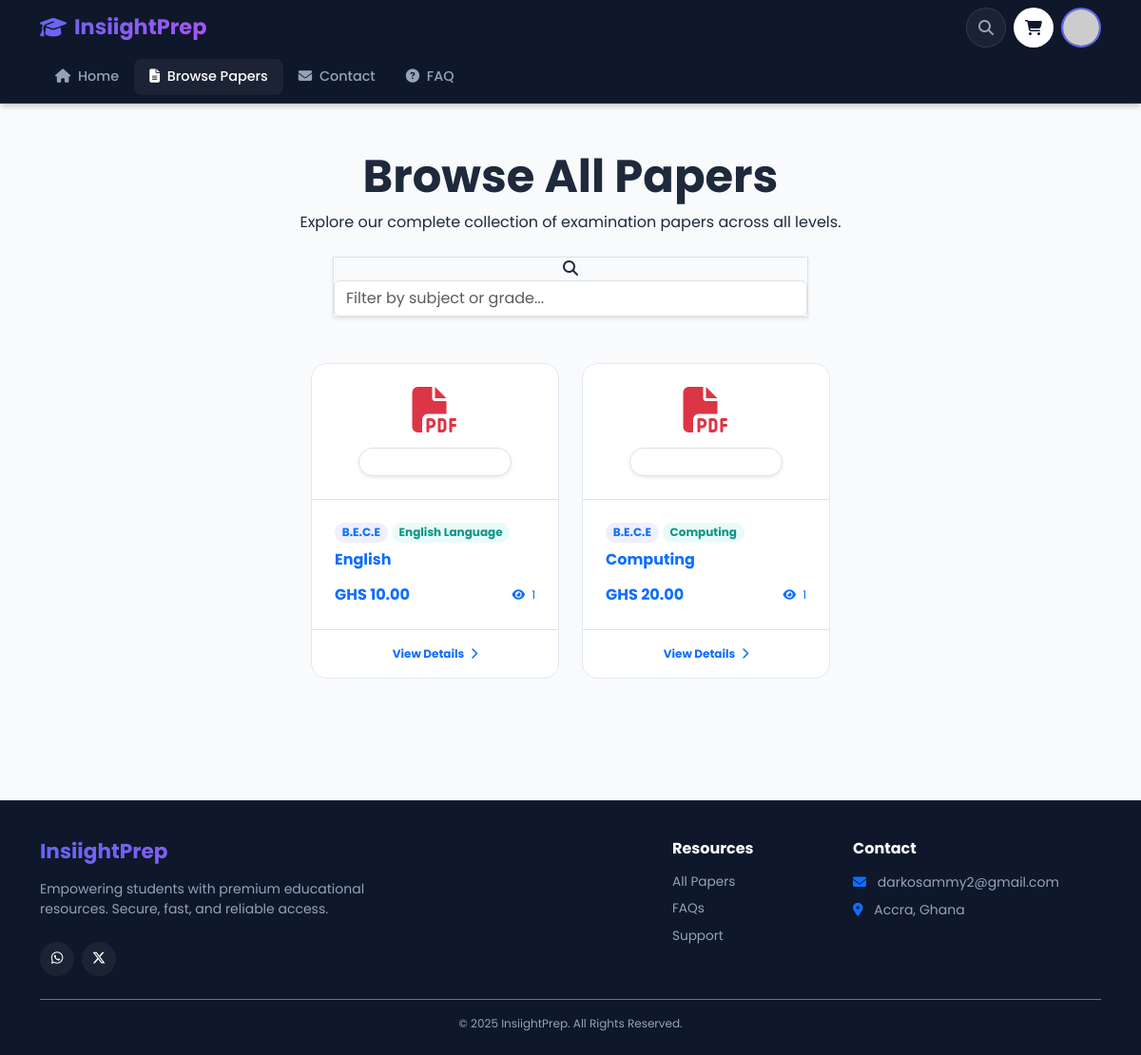
The app's page /papers/ (signed in), older data.
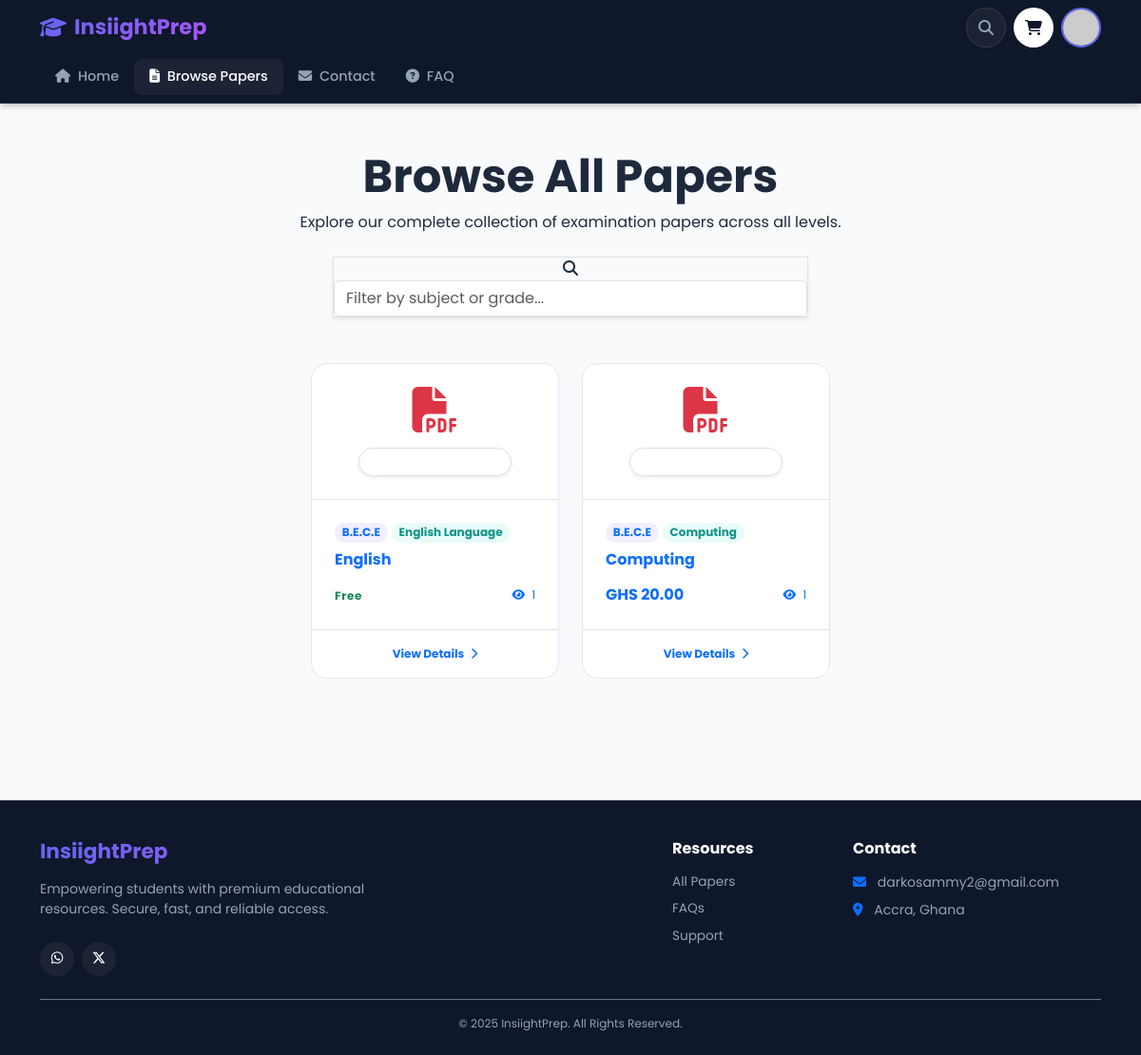
The same page, newer data.
### shop/models.py (models this page shows, shortened)
class QuestionPaper(models.Model):
    title = models.CharField(max_length=200)
    description = models.TextField(blank=True)
    class_level = models.ForeignKey(Classes, related_name='papers', on_delete=models.PROTECT)
    term = models.ForeignKey(Term, related_name='papers', on_delete=models.PROTECT)
    subject = models.ForeignKey(Subject, related_name='papers', on_delete=models.PROTECT)
    slug = models.SlugField(max_length=200, unique=True, blank=True)
    year = models.IntegerField(default=timezone.now().year)
    exam_type = models.CharField(
        max_length=50,
        choices=[
            ('midterm', 'Mid-Term Exam'),
            ('endterm', 'End-Term Exam'),
            ('cat', 'CAT'),
            ('assignment', 'Assignment'),
            ('final', 'Final Exam'),
            ('mock', 'Mock Exam'),
            ('others', 'Others'),
        ],
        default='endterm'
    )
    price = models.DecimalField(max_digits=10, decimal_places=2)
    pdf_file = models.FileField(upload_to='question_papers/', max_length=500)
    password = models.CharField(max_length=50, blank=True)
    is_paid = models.BooleanField(default=True)
    is_available = models.BooleanField(default=True)
    file_size = models.CharField(max_length=20, blank=True, editable=False)
    pages = models.IntegerField(default=1)
    created_at = models.DateTimeField(auto_now_add=True)
    updated_at = models.DateTimeField(auto_now=True)
    views = models.IntegerField(default=0)
    class Meta:
        ordering = ('class_level', 'term', 'subject', 'title')
        verbose_name = 'Question Paper'
        verbose_name_plural = 'Question Papers'
    def get_absolute_url(self):
        return reverse('shop:paper_detail', args=[self.class_level.slug, self.term.slug, self.subject.slug, self.slug])

class Classes(models.Model):
    name = models.CharField(max_length=100, help_text="e.g., JHS 1, Basic 7")
    slug = models.SlugField(max_length=100, unique=True)
    description = models.TextField(blank=True)
    class Meta:
        verbose_name = 'Class (Grade)'
        verbose_name_plural = 'Classes (Grades)'
        ordering = ('name',)

class Subject(models.Model):
    name = models.CharField(max_length=100)
    slug = models.SlugField(max_length=100, unique=True)
    class Meta:
        verbose_name_plural = 'Subjects'
        ordering = ('name',)

### shop/views.py (the view)
# urls.py: path('papers/', views.all_papers, name='all_papers'),
def all_papers(request):
    return render(request, 'shop/all_papers.html', {'papers': QuestionPaper.objects.filter(is_available=True).order_by('-created_at')[:50]})

### shop/cart.py (called while the page is built)
    def __len__(self):
        return sum(item['quantity'] for item in self.cart.values())

### shop/context_processors.py (called while the page is built)
def current_year(request):
    return {
        'current_year': timezone.now().year
    }

def cart(request):
    return {'cart': Cart(request)}

### shop/templates/shop/all_papers.html (shortened to what this page needs)
{% extends 'base.html' %}
{% load static %}
{% block content %}
<div class="container py-5">
    <div class="text-center mb-5 animate__animated animate__fadeIn">
        <h1 class="display-5 fw-bold mb-2">
            <span class="text-primary-gradient">Browse</span> All Papers
        </h1>
        <p class="text-slate-500">Explore our complete collection of examination papers across all levels.</p>
        <div class="mt-4 mx-auto" style="max-width: 500px;">
            <form action="{% url 'shop:search_papers' %}" method="GET">
                <div class="search-container shadow-sm border">
                    <i class="fas fa-search search-icon"></i>
                    <input type="text" name="q" class="form-control search-input" placeholder="Filter by subject or grade..." value="{{ request.GET.q }}">
                </div>
            </form>
        </div>
    </div>
    {% if papers %}
        <div class="row g-4 mb-5 justify-content-center">
            {% for paper in papers %}
                <div class="col-md-6 col-lg-4 col-xl-3 animate__animated animate__fadeInUp" style="animation-delay: {{ forloop.counter0|add:1 }}00ms">
                    <a href="{{ paper.get_absolute_url }}" class="text-decoration-none group">
                        <div class="modern-card h-100 p-0 overflow-hidden">
                            <div class="p-4 bg-slate-50 text-center border-bottom">
                                <i class="fas fa-file-pdf text-danger fa-3x mb-3 animate__animated group-hover:animate__pulse"></i>
                                <div class="badge rounded-pill bg-white text-slate-600 shadow-sm px-3 py-2 border">
                                </div>
                            </div>
                            <div class="p-4">
                                <div class="d-flex gap-1 mb-2 flex-wrap">
                                    <span class="badge bg-primary-soft text-primary x-small rounded-pill">{{ paper.class_level.name }}</span>
                                    <span class="badge bg-teal-soft text-teal x-small rounded-pill">{{ paper.subject.name }}</span>
                                </div>
                                <h6 class="fw-bold text-slate-800 mb-3 group-hover:text-primary transition-colors">
                                    {{ paper.title|truncatechars:45 }}
                                </h6>
                                <div class="d-flex justify-content-between align-items-center mt-auto">
                                    <div>
                                        {% if paper.is_paid %}
                                            <span class="fw-bold text-slate-900">GHS {{ paper.price }}</span>
                                        {% else %}
                                            <span class="text-success fw-bold x-small uppercase tracking-wider">Free</span>
                                        {% endif %}
                                    </div>
                                    <div class="text-slate-400 x-small">
                                        <i class="fas fa-eye me-1"></i> {{ paper.views }}
                                    </div>
                                </div>
                            </div>
                            <div class="p-3 bg-slate-50 border-top text-center x-small fw-bold text-primary">
                                View Details <i class="fas fa-chevron-right ms-1"></i>
                            </div>
                        </div>
                    </a>
                </div>
            {% endfor %}
        </div>
    {% endif %}
</div>
{% endblock %}

### templates/base.html (shortened to what this page needs)
<!DOCTYPE html>
<html lang="en">
<head>
    <link href="https://cdn.jsdelivr.net/npm/bootstrap@5.3.3/dist/css/bootstrap.min.css"
          rel="stylesheet"
>
    <link rel="stylesheet" href="https://cdnjs.cloudflare.com/ajax/libs/font-awesome/6.5.1/css/all.min.css">
    <link rel="stylesheet" href="https://cdn.jsdelivr.net/npm/bootstrap-icons@1.11.3/font/bootstrap-icons.css">
    <link rel="stylesheet" href="https://cdnjs.cloudflare.com/ajax/libs/animate.css/4.1.1/animate.min.css"/>
</head>
<body>
    <header class="header-wrapper">
        <div class="container">
            <div class="d-flex align-items-center justify-content-between py-2">
                <div class="d-flex align-items-center">
                    <a class="navbar-brand d-flex align-items-center" href="{% url 'shop:class_list' %}">
                        <i class="fas fa-graduation-cap me-2 text-primary"></i>
                        InsiightPrep
                    </a>
                </div>
                <div class="d-flex align-items-center gap-2">
                    <a href="{% url 'shop:search_papers' %}" class="header-icon-btn">
                        <i class="fas fa-search"></i>
                    </a>
                    <a href="{% url 'shop:cart_detail' %}" class="header-icon-btn cart-btn">
                        <i class="fas fa-shopping-cart"></i>
                    </a>
                    {% if user.is_authenticated %}
                        <div class="dropdown">
                            <button class="header-icon-btn p-0 overflow-hidden" type="button" data-bs-toggle="dropdown" style="border: 2px solid #6366f1;">
                                {% if user.profile.profile_picture %}
                                    <img src="{{ user.profile.profile_picture.url }}" class="w-100 h-100 object-fit-cover" alt="U">
                                {% else %}
                                    <img src="https://ui-avatars.com/api/?name={{ user.username }}&background=6366f1&color=fff" class="w-100 h-100" alt="U">
                                {% endif %}
                            </button>
                        </div>
                    {% else %}
                        <a href="{% url 'shop:login' %}" class="header-icon-btn">
                            <i class="fas fa-user"></i>
                        </a>
                    {% endif %}
                </div>
            </div>
            <div class="nav-scroll-container">
                <nav class="nav d-flex flex-nowrap align-items-center">
                    <a class="nav-link {% if request.resolver_match.url_name == 'class_list' %}active{% endif %}" href="{% url 'shop:class_list' %}">
                        <i class="fas fa-home me-1"></i> Home
                    </a>
                    <a class="nav-link {% if request.resolver_match.url_name == 'all_papers' %}active{% endif %}" href="{% url 'shop:all_papers' %}">
                        <i class="fas fa-file-alt me-1"></i> Browse Papers
                    </a>
                    <a class="nav-link {% if request.resolver_match.url_name == 'contact_us' %}active{% endif %}" href="{% url 'shop:contact_us' %}">
                        <i class="fas fa-envelope me-1"></i> Contact
                    </a>
                    <a class="nav-link {% if request.resolver_match.url_name == 'faq' %}active{% endif %}" href="{% url 'shop:faq' %}">
                        <i class="fas fa-question-circle me-1"></i> FAQ
                    </a>
                </nav>
            </div>
        </div>
    </header>
    <main class="main-content">
        {% block content %}{% endblock %}
    </main>
    <footer class="footer">
        <div class="container text-center text-lg-start">
            <div class="row g-4">
                <div class="col-lg-4">
                    <a class="footer-brand d-block mb-3 h3 text-decoration-none fw-bold" href="#">InsiightPrep</a>
                    <p class="mb-4 text-slate-400 small">Empowering students with premium educational resources. Secure, fast, and reliable access.</p>
                    <div class="d-flex justify-content-center justify-content-lg-start">
                        <a href="https://wa.me/233542232515" class="social-btn"><i class="fab fa-whatsapp"></i></a>
                        <a href="https://x.com/DarkoSamuel15" class="social-btn"><i class="fab fa-x-twitter"></i></a>
                    </div>
                </div>
                <div class="col-6 col-lg-2 ms-lg-auto text-start">
                    <h5>Resources</h5>
                    <nav class="footer-nav">
                        <a href="{% url 'shop:all_papers' %}" class="footer-link">All Papers</a>
                        <a href="{% url 'shop:faq' %}" class="footer-link">FAQs</a>
                        <a href="{% url 'shop:contact_us' %}" class="footer-link">Support</a>
                    </nav>
                </div>
                <div class="col-6 col-lg-3 text-start">
                    <h5>Contact</h5>
                    <p class="text-slate-400 mb-2 small"><i class="fas fa-envelope me-2 text-primary"></i> darkosammy2@gmail.com</p>
                    <p class="text-slate-400 small"><i class="fas fa-location-dot me-2 text-primary"></i> Accra, Ghana</p>
                </div>
            </div>
            <div class="border-top border-secondary mt-4 pt-3 text-center">
                <p class="mb-0 x-small text-slate-500">&copy; {% now "Y" %} InsiightPrep. All Rights Reserved.</p>
            </div>
        </div>
    </footer>
</body>
</html>

### templates/base.html (style rules this page uses)
:root { --primary-gradient: linear-gradient(135deg, #6366f1 0%, #a855f7 100%); --secondary-gradient: linear-gradient(135deg, #3b82f6 0%, #2dd4bf 100%); --dark-bg: #0f172a; --accent-color: #f43f5e; --card-shadow: 0 10px 15px -3px rgba(0, 0, 0, 0.1), 0 4px 6px -2px rgba(0, 0, 0, 0.05); --hover-shadow: 0 20px 25px -5px rgba(0, 0, 0, 0.1), 0 10px 10px -5px rgba(0, 0, 0, 0.04); }
* { box-sizing: border-box; }
html, body { overflow-x: hidden; width: 100%; margin: 0; padding: 0; -webkit-overflow-scrolling: touch; }
body { font-family: 'Poppins', sans-serif; background-color: #f8fafc; color: #1e293b; min-height: 100vh; display: flex; flex-direction: column; }
.main-content { flex: 1; width: 100%; max-width: 100vw; padding-bottom: 2rem; }
.header-wrapper { position: sticky; top: 0; z-index: 1030; background: var(--dark-bg); backdrop-filter: blur(10px); border-bottom: 1px solid rgba(255,255,255,0.1); box-shadow: 0 4px 6px -1px rgba(0, 0, 0, 0.2); width: 100%; }
.navbar-brand { font-weight: 700; font-size: 1.1rem; background: var(--primary-gradient); -webkit-background-clip: text; -webkit-text-fill-color: transparent; white-space: nowrap; }
.nav-link { font-weight: 500; color: #94a3b8 !important; padding: 0.4rem 0.7rem !important; border-radius: 0.5rem; transition: all 0.2s ease; font-size: 0.85rem; white-space: nowrap; }
.nav-link:hover, .nav-link.active { color: white !important; background: rgba(255, 255, 255, 0.05); }
.header-icon-btn { width: 36px; height: 36px; display: flex; align-items: center; justify-content: center; border-radius: 50%; background: rgba(255, 255, 255, 0.05); color: #94a3b8; border: 1px solid rgba(255, 255, 255, 0.1); position: relative; transition: all 0.2s ease; text-decoration: none; }
.header-icon-btn.cart-btn { background: #ffffff !important; color: var(--dark-bg) !important; border: none; }
.nav-scroll-container { overflow-x: auto; scrollbar-width: none; -ms-overflow-style: none; display: flex; padding: 0.25rem 0 0.5rem; width: 100%; }
.footer { background-color: var(--dark-bg) !important; color: #94a3b8; padding: 2.5rem 0 1.5rem; margin-top: auto; border-top: 1px solid rgba(255,255,255,0.05); width: 100%; }
.footer h5 { color: white; font-weight: 700; margin-bottom: 1rem; font-size: 1rem; }
.footer-brand { font-weight: 700; font-size: 1.35rem; background: var(--primary-gradient); -webkit-background-clip: text; -webkit-text-fill-color: transparent; }
.footer-link { color: #94a3b8; text-decoration: none; transition: all 0.2s ease; display: block; margin-bottom: 0.5rem; font-size: 0.85rem; }
.social-btn { width: 36px; height: 36px; display: inline-flex; align-items: center; justify-content: center; border-radius: 50%; background: rgba(255, 255, 255, 0.05); color: white; margin-right: 0.5rem; transition: all 0.3s ease; text-decoration: none; font-size: 0.9rem; }
@media (min-width: 992px) { .navbar-brand { font-size: 1.4rem; } }
@media (min-width: 992px) { .nav-link { font-size: 0.9rem; padding: 0.5rem 1rem !important; } }
@media (min-width: 992px) { .header-icon-btn { width: 42px; height: 42px; } }

### shop/templates/shop/all_papers.html (style rules this page uses)
.bg-primary-soft { background: rgba(99, 102, 241, 0.1); }
.bg-teal-soft { background: rgba(45, 212, 191, 0.1); }
.text-teal { color: #0d9488; }
.x-small { font-size: 0.75rem; }
.tracking-wider { letter-spacing: 0.05em; }
.modern-card { transition: all 0.3s cubic-bezier(0.4, 0, 0.2, 1); border: 1px solid #e2e8f0; background: white; border-radius: 1rem; }

Row changes from the older to the newer data that the page shows:
changed QuestionPaper "English": price "10.00" → (not shown); is_paid "GHS" → "Free"
